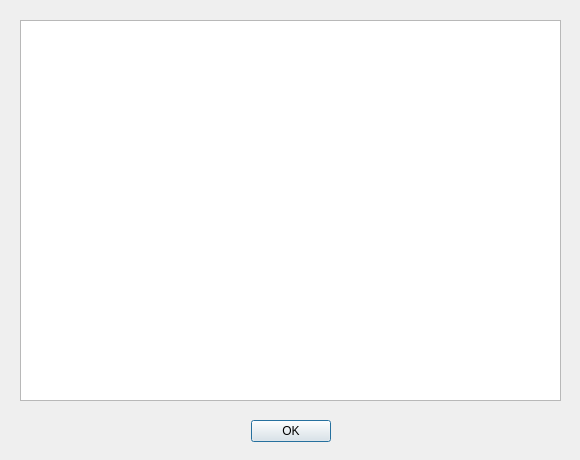
<ui version="4.0" >
 <class>About</class>
 <widget class="QDialog" name="About" >
  <property name="geometry" >
   <rect>
    <x>0</x>
    <y>0</y>
    <width>580</width>
    <height>460</height>
   </rect>
  </property>
  <property name="sizePolicy" >
   <sizepolicy>
    <hsizetype>0</hsizetype>
    <vsizetype>0</vsizetype>
    <horstretch>0</horstretch>
    <verstretch>0</verstretch>
   </sizepolicy>
  </property>
  <property name="minimumSize" >
   <size>
    <width>580</width>
    <height>460</height>
   </size>
  </property>
  <property name="maximumSize" >
   <size>
    <width>580</width>
    <height>460</height>
   </size>
  </property>
  <property name="windowTitle" >
   <string>Wi-Fi Protected Setup Station Application</string>
  </property>
  <widget class="QDialogButtonBox" name="buttonBox" >
   <property name="geometry" >
    <rect>
     <x>20</x>
     <y>412</y>
     <width>541</width>
     <height>38</height>
    </rect>
   </property>
   <property name="orientation" >
    <enum>Qt::Horizontal</enum>
   </property>
   <property name="standardButtons" >
    <set>QDialogButtonBox::Ok</set>
   </property>
   <property name="centerButtons" >
    <bool>true</bool>
   </property>
  </widget>
  <widget class="QTextEdit" name="textEdit" >
   <property name="geometry" >
    <rect>
     <x>20</x>
     <y>20</y>
     <width>541</width>
     <height>381</height>
    </rect>
   </property>
   <property name="readOnly" >
    <bool>true</bool>
   </property>
  </widget>
 </widget>
 <resources/>
 <connections>
  <connection>
   <sender>buttonBox</sender>
   <signal>accepted()</signal>
   <receiver>About</receiver>
   <slot>accept()</slot>
   <hints>
    <hint type="sourcelabel" >
     <x>248</x>
     <y>254</y>
    </hint>
    <hint type="destinationlabel" >
     <x>157</x>
     <y>274</y>
    </hint>
   </hints>
  </connection>
  <connection>
   <sender>buttonBox</sender>
   <signal>rejected()</signal>
   <receiver>About</receiver>
   <slot>reject()</slot>
   <hints>
    <hint type="sourcelabel" >
     <x>316</x>
     <y>260</y>
    </hint>
    <hint type="destinationlabel" >
     <x>286</x>
     <y>274</y>
    </hint>
   </hints>
  </connection>
 </connections>
</ui>
